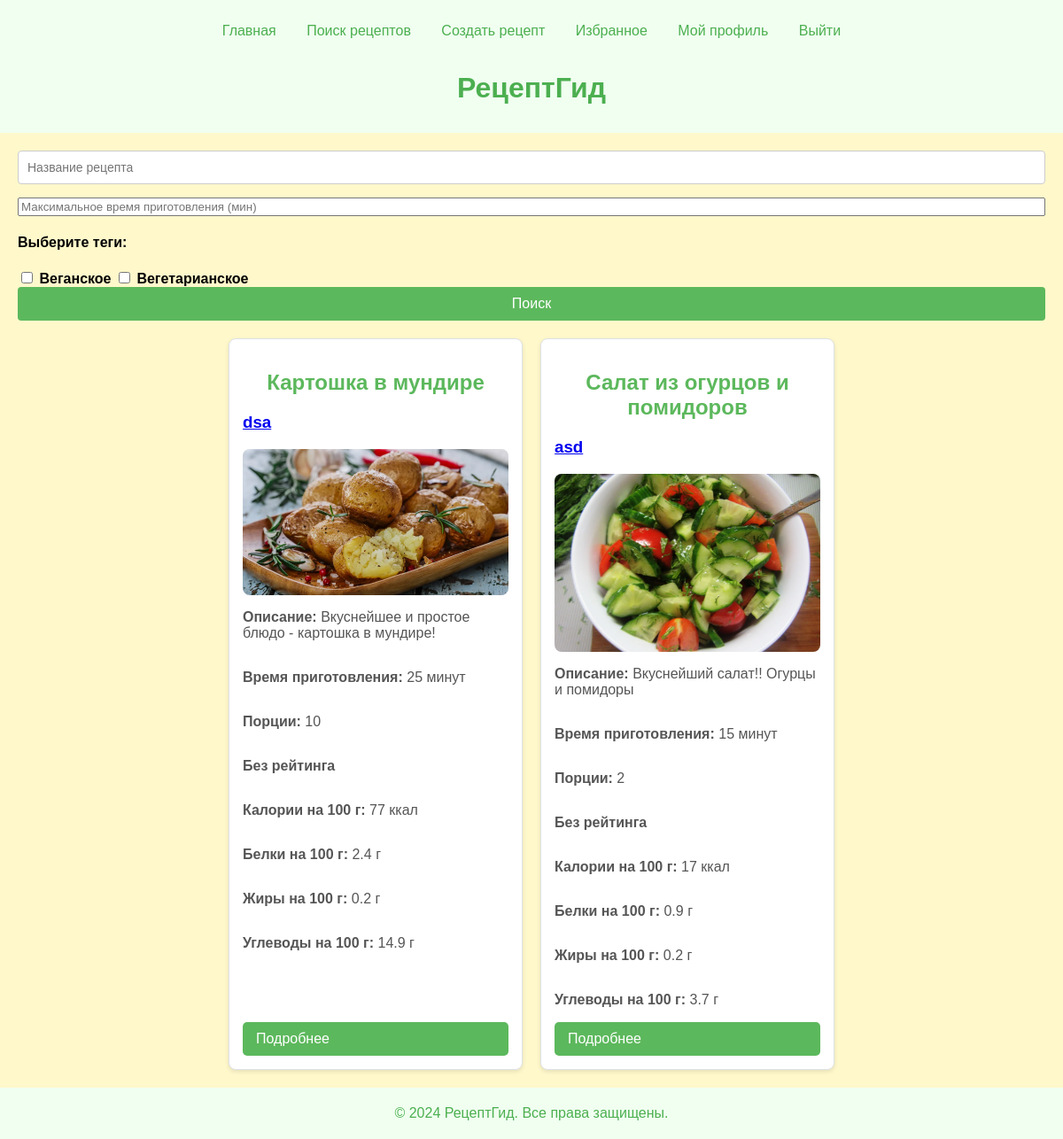
The page /search/ (signed in) on the database its author committed.
### main_app/models.py (models this page shows, shortened)
class Tag(models.Model):
    name = models.CharField(max_length=255)
    description = models.TextField()

class Recipe(models.Model):
    title = models.CharField(max_length=255)
    user = models.ForeignKey(User, on_delete=models.CASCADE)
    header = models.CharField(max_length=255)
    cooking_time = models.PositiveIntegerField()
    description = models.TextField()
    photo = models.ImageField(upload_to='recipe_photos/')
    rating = models.FloatField(default=0.0)
    deletion_reason = models.TextField(default=None, blank=True, null=True)
    servings = models.PositiveIntegerField()
    is_verified = models.BooleanField(default=False)
    publication_date = models.DateTimeField(auto_now_add=True)
    kcal_per_100g = models.PositiveIntegerField()
    protein_per_100g = models.FloatField()
    fat_per_100g = models.FloatField()
    carbohydrates_per_100g = models.FloatField()

class User(AbstractUser):
    description = models.TextField(blank=True, null=True)
    photo = models.ImageField(upload_to='user_photos/', blank=True, null=True)
    date_of_birth = models.DateField(blank=True, null=True)
    rating = models.FloatField(default=0.0)
    deletion_reason = models.TextField(blank=True, null=True)
    role = models.TextField(default="USER")

### main_app/views.py (the view)
# urls.py: path('search/', search_recipe, name='search_recipe'),
@login_required(login_url='login')
def search_recipe(request):
    if user_or_mod(request):
        recipes = Recipe.objects.filter(is_verified=True)  # Получаем все рецепты по умолчанию
        title_query = request.GET.get('title', '')
        if title_query:
            recipes = recipes.filter(title__icontains=title_query)
        cooking_time_query = request.GET.get('cooking_time', '')
        if cooking_time_query.isdigit():
            recipes = recipes.filter(cooking_time__lte=int(cooking_time_query))
        tag_ids = request.GET.getlist('tags')
        if tag_ids:
            recipes = recipes.filter(recipetag__tag__id__in=tag_ids).distinct()
        tags = Tag.objects.all()  # Получаем все теги для отображения в форме
        return render(request, 'user/search_recipe.html', {'recipes': recipes, 'tags': tags, 'selected_tags': tag_ids, 'title_query': title_query,
                                                           'cooking_time_query': cooking_time_query})
    else:
        return redirect('page_404')

### main_app/views.py (called while the page is built)
def user_or_mod(request):
    try:
        return request.user.role == "USER" or request.user.role == "MODER"
    except:
        return False

### templates/user/search_recipe.html (shortened to what this page needs)
{% extends 'base.html' %}
{% block content %}
    <form method="GET" action="{% url 'search_recipe' %}">
    <input type="text" name="title" placeholder="Название рецепта" value="{{ title_query }}">
    <input type="number" name="cooking_time" placeholder="Максимальное время приготовления (мин)" value="{{ cooking_time_query }}">
    <div>
        <h4>Выберите теги:</h4>
        {% for tag in tags %}
            <label>
                <input type="checkbox" name="tags" value="{{ tag.id }}" {% if tag.id in selected_tags %}checked{% endif %}>
                {{ tag.name }}
            </label>
        {% endfor %}
    </div>
    <button type="submit">Поиск</button>
</form>
<div class="recipe-list" style="margin-top: 20px">
    {% for recipe in recipes %}
        <div class="recipe-card">
            <h2>{{ recipe.title }}</h2>
            <a href="{% url 'user_profile' recipe.user.id %}"><h3 style="margin-top: 0">{{ recipe.user.username }}</h3></a>
            <img src="{{ recipe.photo.url }}" alt="{{ recipe.title }}" class="recipe-image">
            <p><strong>Описание:</strong> {{ recipe.header }}</p>
            <p><strong>Время приготовления:</strong> {{ recipe.cooking_time }} минут</p>
            <p><strong>Порции:</strong> {{ recipe.servings }}</p>
            {% if recipe.rating != 0.0 %}
                <p><strong>Рейтинг:</strong> {{ recipe.rating }}</p>
            {% else %}
                <p><strong>Без рейтинга</strong></p>
            {% endif %}
            <p><strong>Калории на 100 г:</strong> {{ recipe.kcal_per_100g }} ккал</p>
            <p><strong>Белки на 100 г:</strong> {{ recipe.protein_per_100g }} г</p>
            <p><strong>Жиры на 100 г:</strong> {{ recipe.fat_per_100g }} г</p>
            <p><strong>Углеводы на 100 г:</strong> {{ recipe.carbohydrates_per_100g }} г</p>
            <a href="{% url 'recipe_detail' recipe.id %}" class="btn">Подробнее</a>
        </div>
    {% endfor %}
</div>
{% endblock %}

### templates/base.html (shortened to what this page needs)
<!DOCTYPE html>
{% load static %}
<html lang="ru">
<head>
    <link rel="stylesheet" href="{% static 'styles/main.css' %}">
</head>
<body>
    {% include 'header.html' %}
    <main>
        {% block content %}{% endblock %}
    </main>
    {% include 'footer.html' %}
</body>
</html>

### templates/header.html
<header style="background-color: #f0fff0; padding: 10px; text-align: center;">
    <nav>
        <ul style="list-style-type: none; padding: 0; display: inline-block;">
            <li style="display: inline; margin: 0 15px;">
                <a href="{% url 'home' %}" style="text-decoration: none; color: #4caf50;">Главная</a>
            </li>
            <li style="display: inline; margin: 0 15px;">
                <a href="{% url 'search_recipe' %}" style="text-decoration: none; color: #4caf50;">Поиск рецептов</a>
            </li>
            <li style="display: inline; margin: 0 15px;">
                <a href="{% url 'create_recipe' %}" style="text-decoration: none; color: #4caf50;">Создать рецепт</a>
            </li>
            <li style="display: inline; margin: 0 15px;">
                <a href="{% url 'favorite_recipe_list' %}" style="text-decoration: none; color: #4caf50;">Избранное</a>
            </li>
            <li style="display: inline; margin: 0 15px;">
                <a href="{% url 'my_profile' %}" style="text-decoration: none; color: #4caf50;">Мой профиль</a>
            </li>
            <li style="display: inline; margin: 0 15px;">
                <a href="{% url 'logout' %}" style="text-decoration: none; color: #4caf50;">Выйти</a>
            </li>
        </ul>
    </nav>
    <h1 style="color: #4caf50;">РецептГид</h1>
</header>

### templates/footer.html
<footer style="background-color: #f0fff0; padding: 20px; text-align: center;">
    <p style="color: #4caf50; margin: 0;">&copy; 2024 РецептГид. Все права защищены.</p>
</footer>

### main_app/static/styles/main.css (style rules this page uses)
body { font-family: Arial, sans-serif; background-color: #f4f4f4; margin: 0; padding: 0; }
h2 { text-align: center; color: #333; }
form { display: flex; flex-direction: column; }
label { margin-bottom: 5px; font-weight: bold; }
input[type="text"], input[type="email"], input[type="password"], input[type="date"], input[type="file"] { padding: 10px; margin-bottom: 15px; border: 1px solid #ccc; border-radius: 4px; font-size: 14px; }
button { padding: 10px; background-color: #5cb85c; color: white; border: none; border-radius: 4px; font-size: 16px; cursor: pointer; }
main { background: #fff8cb; padding: 20px; }
.recipe-list { display: flex; flex-wrap: wrap; justify-content: center; gap: 20px; }
.recipe-card { display: flex; flex-direction: column; background-color: #ffffff; border: 1px solid #dee2e6; border-radius: 8px; box-shadow: 0 2px 5px rgba(0, 0, 0, 0.1); padding: 15px; width: 300px; transition: transform 0.2s; }
.recipe-image { width: 100%; height: auto; border-radius: 8px; }
.recipe-card h2 { font-size: 1.5em; color: #5cb85c; }
.recipe-card p { color: #555; }
.btn { display: inline-block; margin-top: auto; padding: 10px 15px; background-color: #5cb85c; color: #ffffff; text-decoration: none; border-radius: 5px; transition: background-color 0.3s; }

### rows shown on the page
Tag: name "Веганское"
Tag: name "Вегетарианское"
Recipe: title "Картошка в мундире", user.username "dsa", photo (picture), header "Вкуснейшее и простое блюдо - картошка в мундире!", cooking_time "25", servings "10", rating "Без рейтинга", kcal_per_100g "77", protein_per_100g "2.4", fat_per_100g "0.2", carbohydrates_per_100g "14.9"
Recipe: title "Салат из огурцов и помидоров", user.username "asd", photo (picture), header "Вкуснейший салат!! Огурцы и помидоры", cooking_time "15", servings "2", rating "Без рейтинга", kcal_per_100g "17", protein_per_100g "0.9", fat_per_100g "0.2", carbohydrates_per_100g "3.7"
